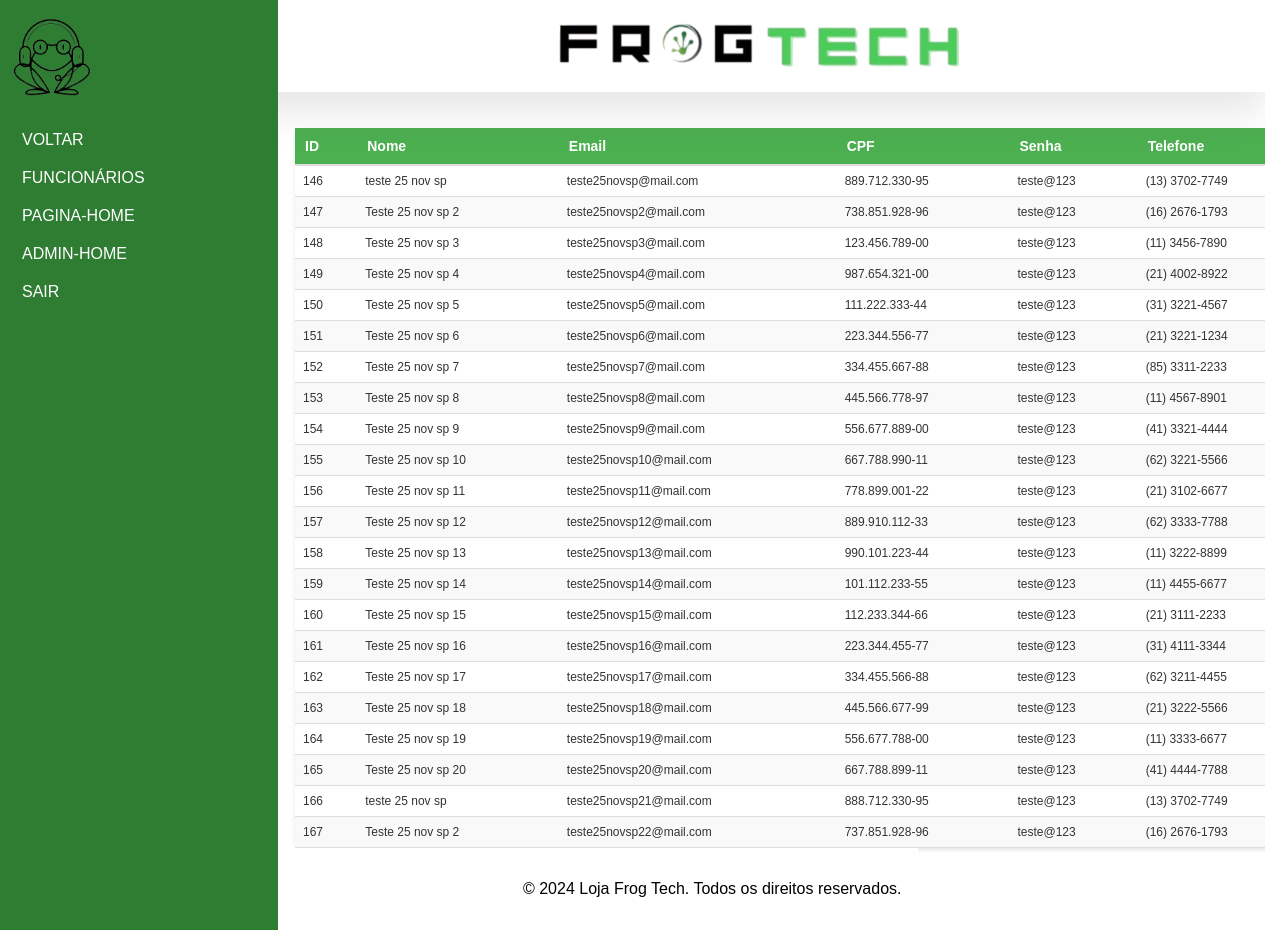
The app's page /pagina_adm/usuarios_visualizar.php with its own data.
### tables this page shows
CREATE TABLE IF NOT EXISTS `pessoa` (
  `id` int NOT NULL AUTO_INCREMENT,
  `nome` varchar(100) NOT NULL,
  `email` varchar(100) NOT NULL,
  `senha` varchar(255) NOT NULL,
  `cpf` char(14) DEFAULT NULL,
  `telefone` varchar(15) DEFAULT NULL,
  `cep` varchar(10) NOT NULL,
  `endereco` varchar(255) NOT NULL,
  `cidade` varchar(100) NOT NULL,
  `pais` varchar(100) NOT NULL,
  `ponto_referencia` varchar(255) DEFAULT NULL,
  PRIMARY KEY (`id`),
  UNIQUE KEY `email` (`email`),
  UNIQUE KEY `cpf` (`cpf`)
);

### pagina_adm/usuarios_visualizar.php (the view, shortened to what this page needs)
<?php
include('../conexao/conexao2.php');
$sql = "SELECT * FROM pessoa";
$result = $conn->query($sql);
?>
<!DOCTYPE html>
<html lang="pt-br">
<head>
    <link rel="stylesheet" href="../css/estilo_usuarios.css">
</head>
<body>
<div class="sidebar">
        <img src="../img/logo1.png" alt="Logo">
        <a onclick="window.history.back();">VOLTAR</a>
        <a href="../pagina_adm/funcionario.php">FUNCIONÁRIOS</a>
        <a href="../paginas_iniciais/paginahome.php">PAGINA-HOME</a>
        <a href="../pagina_adm/adminhome.php">ADMIN-HOME</a>
        <a href="../paginas_cadastros/logout.php">SAIR</a>
    </div>
    <header>
        <div class="logo">
            <img src="../img/logo2.png" alt="Frog Tech Logo">
        </div>
    </header>
<br><br>
<table>
    <thead>
        <tr>
            <th>ID</th>
            <th>Nome</th>
            <th>Email</th>
            <th>CPF</th>
            <th>Senha</th>
            <th>Telefone</th>
        </tr>
    </thead>
    <tbody>
        <?php
        if ($result->num_rows > 0) {
            while ($row = $result->fetch_assoc()) {
                echo "<tr>";
                echo "<td>" . $row['id'] . "</td>";
                echo "<td>" . $row['nome'] . "</td>";
                echo "<td>" . $row['email'] . "</td>";
                echo "<td>" . $row['cpf'] . "</td>";
                echo "<td>" . $row['senha'] . "</td>";
                echo "<td>" . $row['telefone'] . "</td>";
                echo "</tr>";
            }
        } else {
            echo "<tr><td colspan='4'>Nenhum usuário registrado</td></tr>";
        }
        ?>
    </tbody>
</table>
<footer>
        <p>&copy; 2024 Loja Frog Tech. Todos os direitos reservados.</p>
    </footer>
</body>
</html>

### css/estilo_usuarios.css (style rules this page uses)
body { display: flex; min-height: 100vh; flex-direction: column; margin: 0; font-family: Arial, sans-serif; overflow-x: hidden; }
header { background-color: white; box-shadow: 0 20px 40px rgba(0, 0, 0, 0.1); color: white; text-align: center; padding: 1em; z-index: 1; }
.logo { display: flex; justify-content: center; align-items: center; margin-left: 270px; margin-right: auto; height: 60px; }
.logo img { max-height: 180%; height: auto; width: auto; margin-top: -20px; }
.sidebar { width: 250px; background-color: #2e7d32; padding: 1em; position: fixed; top: 0; left: 0; height: 100%; z-index: 2; color: white; margin-left: -4px; }
.sidebar img { max-width: 100%; height: auto; width: 80px; margin-bottom: 1em; }
.sidebar a { display: block; color: white; padding: 10px; text-decoration: none; }
footer { text-align: right; padding: 1em; background-color: white; position: relative; bottom: 0; width: 70%; color: black; margin-top: auto; }
table { width: 80%; margin-left: 295px; border-collapse: collapse; background-color: #fff; box-shadow: 0 2px 4px rgba(0, 0, 0, 0.1); border-radius: 8px; }
th { padding: 10px; text-align: left; background-color: #4CAF50; color: white; font-size: 14px; border-bottom: 2px solid #ddd; }
td { padding: 8px; text-align: left; border-bottom: 1px solid #ddd; font-size: 12px; color: #333; }
tr:nth-child(even) { background-color: #f9f9f9; }

### records on screen
pessoa: id "146", nome "teste 25 nov sp", email "teste25novsp@mail.com", cpf "889.712.330-95", senha "teste@123", telefone "(13) 3702-7749"
pessoa: id "147", nome "Teste 25 nov sp 2", email "teste25novsp2@mail.com", cpf "738.851.928-96", senha "teste@123", telefone "(16) 2676-1793"
pessoa: id "148", nome "Teste 25 nov sp 3", email "teste25novsp3@mail.com", cpf "123.456.789-00", senha "teste@123", telefone "(11) 3456-7890"
pessoa: id "149", nome "Teste 25 nov sp 4", email "teste25novsp4@mail.com", cpf "987.654.321-00", senha "teste@123", telefone "(21) 4002-8922"
pessoa: id "150", nome "Teste 25 nov sp 5", email "teste25novsp5@mail.com", cpf "111.222.333-44", senha "teste@123", telefone "(31) 3221-4567"
pessoa: id "151", nome "Teste 25 nov sp 6", email "teste25novsp6@mail.com", cpf "223.344.556-77", senha "teste@123", telefone "(21) 3221-1234"
pessoa: id "152", nome "Teste 25 nov sp 7", email "teste25novsp7@mail.com", cpf "334.455.667-88", senha "teste@123", telefone "(85) 3311-2233"
pessoa: id "153", nome "Teste 25 nov sp 8", email "teste25novsp8@mail.com", cpf "445.566.778-97", senha "teste@123", telefone "(11) 4567-8901"
pessoa: id "154", nome "Teste 25 nov sp 9", email "teste25novsp9@mail.com", cpf "556.677.889-00", senha "teste@123", telefone "(41) 3321-4444"
pessoa: id "155", nome "Teste 25 nov sp 10", email "teste25novsp10@mail.com", cpf "667.788.990-11", senha "teste@123", telefone "(62) 3221-5566"
pessoa: id "156", nome "Teste 25 nov sp 11", email "teste25novsp11@mail.com", cpf "778.899.001-22", senha "teste@123", telefone "(21) 3102-6677"
pessoa: id "157", nome "Teste 25 nov sp 12", email "teste25novsp12@mail.com", cpf "889.910.112-33", senha "teste@123", telefone "(62) 3333-7788"
pessoa: id "158", nome "Teste 25 nov sp 13", email "teste25novsp13@mail.com", cpf "990.101.223-44", senha "teste@123", telefone "(11) 3222-8899"
pessoa: id "159", nome "Teste 25 nov sp 14", email "teste25novsp14@mail.com", cpf "101.112.233-55", senha "teste@123", telefone "(11) 4455-6677"
pessoa: id "160", nome "Teste 25 nov sp 15", email "teste25novsp15@mail.com", cpf "112.233.344-66", senha "teste@123", telefone "(21) 3111-2233"
pessoa: id "161", nome "Teste 25 nov sp 16", email "teste25novsp16@mail.com", cpf "223.344.455-77", senha "teste@123", telefone "(31) 4111-3344"
pessoa: id "162", nome "Teste 25 nov sp 17", email "teste25novsp17@mail.com", cpf "334.455.566-88", senha "teste@123", telefone "(62) 3211-4455"
pessoa: id "163", nome "Teste 25 nov sp 18", email "teste25novsp18@mail.com", cpf "445.566.677-99", senha "teste@123", telefone "(21) 3222-5566"
pessoa: id "164", nome "Teste 25 nov sp 19", email "teste25novsp19@mail.com", cpf "556.677.788-00", senha "teste@123", telefone "(11) 3333-6677"
pessoa: id "165", nome "Teste 25 nov sp 20", email "teste25novsp20@mail.com", cpf "667.788.899-11", senha "teste@123", telefone "(41) 4444-7788"
pessoa: id "166", nome "teste 25 nov sp", email "teste25novsp21@mail.com", cpf "888.712.330-95", senha "teste@123", telefone "(13) 3702-7749"
pessoa: id "167", nome "Teste 25 nov sp 2", email "teste25novsp22@mail.com", cpf "737.851.928-96", senha "teste@123", telefone "(16) 2676-1793"
